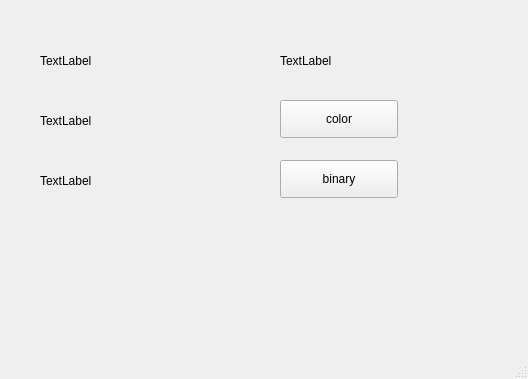
<?xml version="1.0" encoding="UTF-8"?>
<ui version="4.0">
 <class>MainWindow</class>
 <widget class="QMainWindow" name="MainWindow">
  <property name="geometry">
   <rect>
    <x>0</x>
    <y>0</y>
    <width>528</width>
    <height>379</height>
   </rect>
  </property>
  <property name="windowTitle">
   <string>MainWindow</string>
  </property>
  <widget class="QWidget" name="centralwidget">
   <widget class="QLabel" name="label">
    <property name="geometry">
     <rect>
      <x>40</x>
      <y>50</y>
      <width>211</width>
      <height>22</height>
     </rect>
    </property>
    <property name="text">
     <string>TextLabel</string>
    </property>
   </widget>
   <widget class="QPushButton" name="pushButton">
    <property name="geometry">
     <rect>
      <x>280</x>
      <y>100</y>
      <width>118</width>
      <height>38</height>
     </rect>
    </property>
    <property name="text">
     <string>color</string>
    </property>
   </widget>
   <widget class="QPushButton" name="pushButton_2">
    <property name="geometry">
     <rect>
      <x>280</x>
      <y>160</y>
      <width>118</width>
      <height>38</height>
     </rect>
    </property>
    <property name="text">
     <string>binary</string>
    </property>
   </widget>
   <widget class="QLabel" name="label_2">
    <property name="geometry">
     <rect>
      <x>280</x>
      <y>50</y>
      <width>211</width>
      <height>22</height>
     </rect>
    </property>
    <property name="text">
     <string>TextLabel</string>
    </property>
   </widget>
   <widget class="QLabel" name="label_3">
    <property name="geometry">
     <rect>
      <x>40</x>
      <y>110</y>
      <width>211</width>
      <height>22</height>
     </rect>
    </property>
    <property name="text">
     <string>TextLabel</string>
    </property>
   </widget>
   <widget class="QLabel" name="label_4">
    <property name="geometry">
     <rect>
      <x>40</x>
      <y>170</y>
      <width>211</width>
      <height>22</height>
     </rect>
    </property>
    <property name="text">
     <string>TextLabel</string>
    </property>
   </widget>
  </widget>
  <widget class="QMenuBar" name="menubar">
   <property name="geometry">
    <rect>
     <x>0</x>
     <y>0</y>
     <width>528</width>
     <height>32</height>
    </rect>
   </property>
  </widget>
  <widget class="QStatusBar" name="statusbar"/>
 </widget>
 <resources/>
 <connections/>
</ui>
